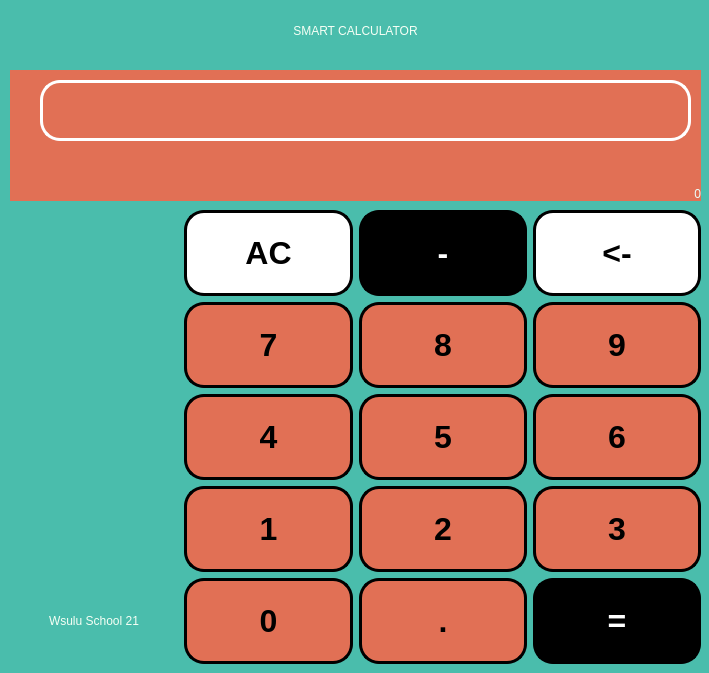
<?xml version="1.0" encoding="UTF-8"?>
<ui version="4.0">
 <class>Chx</class>
 <widget class="QWidget" name="Chx">
  <property name="geometry">
   <rect>
    <x>0</x>
    <y>0</y>
    <width>709</width>
    <height>673</height>
   </rect>
  </property>
  <property name="minimumSize">
   <size>
    <width>709</width>
    <height>673</height>
   </size>
  </property>
  <property name="maximumSize">
   <size>
    <width>709</width>
    <height>673</height>
   </size>
  </property>
  <property name="windowTitle">
   <string>Form</string>
  </property>
  <property name="styleSheet">
   <string notr="true">background-color: #4abdac;</string>
  </property>
  <widget class="QLabel" name="label_4">
   <property name="geometry">
    <rect>
     <x>10</x>
     <y>10</y>
     <width>691</width>
     <height>41</height>
    </rect>
   </property>
   <property name="styleSheet">
    <string notr="true">font: 700 24pt &quot;Copperplate&quot;;
color: rgb(246, 255, 245);</string>
   </property>
   <property name="text">
    <string>SMART CALCULATOR</string>
   </property>
   <property name="alignment">
    <set>Qt::AlignCenter</set>
   </property>
  </widget>
  <widget class="QLabel" name="show">
   <property name="geometry">
    <rect>
     <x>10</x>
     <y>70</y>
     <width>691</width>
     <height>131</height>
    </rect>
   </property>
   <property name="layoutDirection">
    <enum>Qt::LeftToRight</enum>
   </property>
   <property name="autoFillBackground">
    <bool>false</bool>
   </property>
   <property name="styleSheet">
    <string notr="true">color: rgb(236, 255, 251);
font: 700 30pt &quot;Orbitron&quot;;
background: #e17055;</string>
   </property>
   <property name="text">
    <string>0</string>
   </property>
   <property name="alignment">
    <set>Qt::AlignBottom|Qt::AlignRight|Qt::AlignTrailing</set>
   </property>
   <property name="margin">
    <number>0</number>
   </property>
  </widget>
  <widget class="QLineEdit" name="inter">
   <property name="geometry">
    <rect>
     <x>40</x>
     <y>80</y>
     <width>651</width>
     <height>61</height>
    </rect>
   </property>
   <property name="styleSheet">
    <string notr="true">color: rgb(236, 255, 251);
font: 700 35pt &quot;Orbitron&quot;;
   width: 100%;
    height: 80px;
    border-radius: 20px;
    border: 3px solid white;
    font-size: 2rem;
    background: #e17055;</string>
   </property>
   <property name="alignment">
    <set>Qt::AlignRight|Qt::AlignTrailing|Qt::AlignVCenter</set>
   </property>
  </widget>
  <widget class="QWidget" name="layoutWidget">
   <property name="geometry">
    <rect>
     <x>10</x>
     <y>210</y>
     <width>691</width>
     <height>456</height>
    </rect>
   </property>
   <layout class="QGridLayout" name="gridLayout">
    <item row="4" column="0">
     <widget class="QLabel" name="label_2">
      <property name="styleSheet">
       <string notr="true">font: 700 35pt &quot;Copperplate&quot;;
color: rgb(246, 255, 245);</string>
      </property>
      <property name="text">
       <string>Wsulu School 21</string>
      </property>
      <property name="alignment">
       <set>Qt::AlignCenter</set>
      </property>
     </widget>
    </item>
    <item row="2" column="1">
     <widget class="QPushButton" name="pButton_4">
      <property name="font">
       <font>
        <pointsize>24</pointsize>
        <italic>false</italic>
        <bold>true</bold>
        <stylestrategy>PreferAntialias</stylestrategy>
       </font>
      </property>
      <property name="cursor">
       <cursorShape>ArrowCursor</cursorShape>
      </property>
      <property name="mouseTracking">
       <bool>false</bool>
      </property>
      <property name="tabletTracking">
       <bool>false</bool>
      </property>
      <property name="styleSheet">
       <string notr="true">QPushButton {
   width: 100%;
    height: 80px;
    border-radius: 20px;
    border: 3px solid black;
    font-size: 2rem;
    color: black;
    font-family: 'Orbitron', serif;
  background: #e17055;
    
}
QPushButton:pressed {
    background-color: qlineargradient(x1: 0, y1: 0, x2: 0, y2: 1,
                                      stop: 0 #BEBEBE, stop: 1 #D7D7D7);
}</string>
      </property>
      <property name="text">
       <string>4</string>
      </property>
      <property name="shortcut">
       <string notr="true"/>
      </property>
      <property name="checkable">
       <bool>false</bool>
      </property>
      <property name="checked">
       <bool>false</bool>
      </property>
      <property name="autoExclusive">
       <bool>false</bool>
      </property>
      <property name="autoDefault">
       <bool>false</bool>
      </property>
      <property name="default">
       <bool>false</bool>
      </property>
     </widget>
    </item>
    <item row="4" column="1">
     <widget class="QPushButton" name="pButton_0">
      <property name="font">
       <font>
        <pointsize>24</pointsize>
        <italic>false</italic>
        <bold>true</bold>
        <stylestrategy>PreferAntialias</stylestrategy>
       </font>
      </property>
      <property name="cursor">
       <cursorShape>ArrowCursor</cursorShape>
      </property>
      <property name="mouseTracking">
       <bool>false</bool>
      </property>
      <property name="tabletTracking">
       <bool>false</bool>
      </property>
      <property name="styleSheet">
       <string notr="true">QPushButton {
   width: 100%;
    height: 80px;
    border-radius: 20px;
    border: 3px solid black;
    font-size: 2rem;
    color: black;
    font-family: 'Orbitron', serif;
background: #e17055;
    
}
QPushButton:pressed {
    background-color: qlineargradient(x1: 0, y1: 0, x2: 0, y2: 1,
                                      stop: 0 #BEBEBE, stop: 1 #D7D7D7);
}</string>
      </property>
      <property name="text">
       <string>0</string>
      </property>
      <property name="shortcut">
       <string notr="true"/>
      </property>
      <property name="checkable">
       <bool>false</bool>
      </property>
      <property name="checked">
       <bool>false</bool>
      </property>
      <property name="autoExclusive">
       <bool>false</bool>
      </property>
      <property name="autoDefault">
       <bool>false</bool>
      </property>
      <property name="default">
       <bool>false</bool>
      </property>
     </widget>
    </item>
    <item row="2" column="2">
     <widget class="QPushButton" name="pButton_5">
      <property name="font">
       <font>
        <pointsize>24</pointsize>
        <italic>false</italic>
        <bold>true</bold>
        <stylestrategy>PreferAntialias</stylestrategy>
       </font>
      </property>
      <property name="cursor">
       <cursorShape>ArrowCursor</cursorShape>
      </property>
      <property name="mouseTracking">
       <bool>false</bool>
      </property>
      <property name="tabletTracking">
       <bool>false</bool>
      </property>
      <property name="styleSheet">
       <string notr="true">QPushButton {
   width: 100%;
    height: 80px;
    border-radius: 20px;
    border: 3px solid black;
    font-size: 2rem;
    color: black;
    font-family: 'Orbitron', serif;
background: #e17055;
    
}
QPushButton:pressed {
    background-color: qlineargradient(x1: 0, y1: 0, x2: 0, y2: 1,
                                      stop: 0 #BEBEBE, stop: 1 #D7D7D7);
}</string>
      </property>
      <property name="text">
       <string>5</string>
      </property>
      <property name="shortcut">
       <string notr="true"/>
      </property>
      <property name="checkable">
       <bool>false</bool>
      </property>
      <property name="checked">
       <bool>false</bool>
      </property>
      <property name="autoExclusive">
       <bool>false</bool>
      </property>
      <property name="autoDefault">
       <bool>false</bool>
      </property>
      <property name="default">
       <bool>false</bool>
      </property>
     </widget>
    </item>
    <item row="1" column="3">
     <widget class="QPushButton" name="pButton_9">
      <property name="font">
       <font>
        <pointsize>24</pointsize>
        <italic>false</italic>
        <bold>true</bold>
        <stylestrategy>PreferAntialias</stylestrategy>
       </font>
      </property>
      <property name="cursor">
       <cursorShape>ArrowCursor</cursorShape>
      </property>
      <property name="mouseTracking">
       <bool>false</bool>
      </property>
      <property name="tabletTracking">
       <bool>false</bool>
      </property>
      <property name="styleSheet">
       <string notr="true">QPushButton {
   width: 100%;
    height: 80px;
    border-radius: 20px;
    border: 3px solid black;
    font-size: 2rem;
    color: black;
    font-family: 'Orbitron', serif;
background: #e17055;
    
}
QPushButton:pressed {
    background-color: qlineargradient(x1: 0, y1: 0, x2: 0, y2: 1,
                                      stop: 0 #BEBEBE, stop: 1 #D7D7D7);
}</string>
      </property>
      <property name="text">
       <string>9</string>
      </property>
      <property name="shortcut">
       <string notr="true"/>
      </property>
      <property name="checkable">
       <bool>false</bool>
      </property>
      <property name="checked">
       <bool>false</bool>
      </property>
      <property name="autoExclusive">
       <bool>false</bool>
      </property>
      <property name="autoDefault">
       <bool>false</bool>
      </property>
      <property name="default">
       <bool>false</bool>
      </property>
     </widget>
    </item>
    <item row="4" column="3">
     <widget class="QPushButton" name="pButton_equals">
      <property name="font">
       <font>
        <pointsize>24</pointsize>
        <italic>false</italic>
        <bold>true</bold>
        <stylestrategy>PreferAntialias</stylestrategy>
       </font>
      </property>
      <property name="cursor">
       <cursorShape>ArrowCursor</cursorShape>
      </property>
      <property name="mouseTracking">
       <bool>false</bool>
      </property>
      <property name="tabletTracking">
       <bool>false</bool>
      </property>
      <property name="styleSheet">
       <string notr="true">QPushButton {
   width: 100%;
    height: 80px;
    border-radius: 20px;
    border: 3px solid black;
    font-size: 2rem;
    color: white;
    font-family: 'Orbitron', serif;
    background: black;
}
QPushButton:pressed {
    background-color: qlineargradient(x1: 0, y1: 0, x2: 0, y2: 1,
                                      stop: 0 #BEBEBE, stop: 1 #D7D7D7);
}</string>
      </property>
      <property name="text">
       <string>=</string>
      </property>
      <property name="shortcut">
       <string notr="true"/>
      </property>
      <property name="checkable">
       <bool>false</bool>
      </property>
      <property name="checked">
       <bool>false</bool>
      </property>
      <property name="autoExclusive">
       <bool>false</bool>
      </property>
      <property name="autoDefault">
       <bool>false</bool>
      </property>
      <property name="default">
       <bool>false</bool>
      </property>
     </widget>
    </item>
    <item row="0" column="3">
     <widget class="QPushButton" name="pButton_del">
      <property name="font">
       <font>
        <pointsize>24</pointsize>
        <italic>false</italic>
        <bold>true</bold>
        <stylestrategy>PreferAntialias</stylestrategy>
       </font>
      </property>
      <property name="cursor">
       <cursorShape>ArrowCursor</cursorShape>
      </property>
      <property name="mouseTracking">
       <bool>false</bool>
      </property>
      <property name="tabletTracking">
       <bool>false</bool>
      </property>
      <property name="styleSheet">
       <string notr="true">QPushButton {
   width: 100%;
    height: 80px;
    border-radius: 20px;
    border: 3px solid black;
    font-size: 2rem;
    color: black;
    font-family: 'Orbitron', serif;
    background: white;
    
}
QPushButton:pressed {
    background-color: qlineargradient(x1: 0, y1: 0, x2: 0, y2: 1,
                                      stop: 0 #BEBEBE, stop: 1 #D7D7D7);
}</string>
      </property>
      <property name="text">
       <string>&lt;-</string>
      </property>
      <property name="shortcut">
       <string notr="true"/>
      </property>
      <property name="checkable">
       <bool>false</bool>
      </property>
      <property name="checked">
       <bool>false</bool>
      </property>
      <property name="autoExclusive">
       <bool>false</bool>
      </property>
      <property name="autoDefault">
       <bool>false</bool>
      </property>
      <property name="default">
       <bool>false</bool>
      </property>
     </widget>
    </item>
    <item row="1" column="2">
     <widget class="QPushButton" name="pButton_8">
      <property name="font">
       <font>
        <pointsize>24</pointsize>
        <italic>false</italic>
        <bold>true</bold>
        <stylestrategy>PreferAntialias</stylestrategy>
       </font>
      </property>
      <property name="cursor">
       <cursorShape>ArrowCursor</cursorShape>
      </property>
      <property name="mouseTracking">
       <bool>false</bool>
      </property>
      <property name="tabletTracking">
       <bool>false</bool>
      </property>
      <property name="styleSheet">
       <string notr="true">QPushButton {
   width: 100%;
    height: 80px;
    border-radius: 20px;
    border: 3px solid black;
    font-size: 2rem;
    color: black;
    font-family: 'Orbitron', serif;
    background: #e17055;
    
}
QPushButton:pressed {
    background-color: qlineargradient(x1: 0, y1: 0, x2: 0, y2: 1,
                                      stop: 0 #BEBEBE, stop: 1 #D7D7D7);
}</string>
      </property>
      <property name="text">
       <string>8</string>
      </property>
      <property name="shortcut">
       <string notr="true"/>
      </property>
      <property name="checkable">
       <bool>false</bool>
      </property>
      <property name="checked">
       <bool>false</bool>
      </property>
      <property name="autoExclusive">
       <bool>false</bool>
      </property>
      <property name="autoDefault">
       <bool>false</bool>
      </property>
      <property name="default">
       <bool>false</bool>
      </property>
     </widget>
    </item>
    <item row="3" column="3">
     <widget class="QPushButton" name="pButton_3">
      <property name="font">
       <font>
        <pointsize>24</pointsize>
        <italic>false</italic>
        <bold>true</bold>
        <stylestrategy>PreferAntialias</stylestrategy>
       </font>
      </property>
      <property name="cursor">
       <cursorShape>ArrowCursor</cursorShape>
      </property>
      <property name="mouseTracking">
       <bool>false</bool>
      </property>
      <property name="tabletTracking">
       <bool>false</bool>
      </property>
      <property name="styleSheet">
       <string notr="true">QPushButton {
   width: 100%;
    height: 80px;
    border-radius: 20px;
    border: 3px solid black;
    font-size: 2rem;
    color: black;
    font-family: 'Orbitron', serif;
background: #e17055;
    
}
QPushButton:pressed {
    background-color: qlineargradient(x1: 0, y1: 0, x2: 0, y2: 1,
                                      stop: 0 #BEBEBE, stop: 1 #D7D7D7);
}</string>
      </property>
      <property name="text">
       <string>3</string>
      </property>
      <property name="shortcut">
       <string notr="true"/>
      </property>
      <property name="checkable">
       <bool>false</bool>
      </property>
      <property name="checked">
       <bool>false</bool>
      </property>
      <property name="autoExclusive">
       <bool>false</bool>
      </property>
      <property name="autoDefault">
       <bool>false</bool>
      </property>
      <property name="default">
       <bool>false</bool>
      </property>
     </widget>
    </item>
    <item row="3" column="2">
     <widget class="QPushButton" name="pButton_2">
      <property name="font">
       <font>
        <pointsize>24</pointsize>
        <italic>false</italic>
        <bold>true</bold>
        <stylestrategy>PreferAntialias</stylestrategy>
       </font>
      </property>
      <property name="cursor">
       <cursorShape>ArrowCursor</cursorShape>
      </property>
      <property name="mouseTracking">
       <bool>false</bool>
      </property>
      <property name="tabletTracking">
       <bool>false</bool>
      </property>
      <property name="styleSheet">
       <string notr="true">QPushButton {
   width: 100%;
    height: 80px;
    border-radius: 20px;
    border: 3px solid black;
    font-size: 2rem;
    color: black;
    font-family: 'Orbitron', serif;
background: #e17055;
    
}
QPushButton:pressed {
    background-color: qlineargradient(x1: 0, y1: 0, x2: 0, y2: 1,
                                      stop: 0 #BEBEBE, stop: 1 #D7D7D7);
}</string>
      </property>
      <property name="text">
       <string>2</string>
      </property>
      <property name="shortcut">
       <string notr="true"/>
      </property>
      <property name="checkable">
       <bool>false</bool>
      </property>
      <property name="checked">
       <bool>false</bool>
      </property>
      <property name="autoExclusive">
       <bool>false</bool>
      </property>
      <property name="autoDefault">
       <bool>false</bool>
      </property>
      <property name="default">
       <bool>false</bool>
      </property>
     </widget>
    </item>
    <item row="1" column="1">
     <widget class="QPushButton" name="pButton_7">
      <property name="font">
       <font>
        <pointsize>24</pointsize>
        <italic>false</italic>
        <bold>true</bold>
        <stylestrategy>PreferAntialias</stylestrategy>
       </font>
      </property>
      <property name="cursor">
       <cursorShape>ArrowCursor</cursorShape>
      </property>
      <property name="mouseTracking">
       <bool>false</bool>
      </property>
      <property name="tabletTracking">
       <bool>false</bool>
      </property>
      <property name="styleSheet">
       <string notr="true">QPushButton {
   width: 100%;
    height: 80px;
    border-radius: 20px;
    border: 3px solid black;
    font-size: 2rem;
    color: black;
    font-family: 'Orbitron', serif;
    background: #e17055;
    
}
QPushButton:pressed {
    background-color: qlineargradient(x1: 0, y1: 0, x2: 0, y2: 1,
                                      stop: 0 #BEBEBE, stop: 1 #D7D7D7);
}</string>
      </property>
      <property name="text">
       <string>7</string>
      </property>
      <property name="shortcut">
       <string notr="true"/>
      </property>
      <property name="checkable">
       <bool>false</bool>
      </property>
      <property name="checked">
       <bool>false</bool>
      </property>
      <property name="autoExclusive">
       <bool>false</bool>
      </property>
      <property name="autoDefault">
       <bool>false</bool>
      </property>
      <property name="default">
       <bool>false</bool>
      </property>
     </widget>
    </item>
    <item row="4" column="2">
     <widget class="QPushButton" name="pButton_dot">
      <property name="font">
       <font>
        <pointsize>24</pointsize>
        <italic>false</italic>
        <bold>true</bold>
        <stylestrategy>PreferAntialias</stylestrategy>
       </font>
      </property>
      <property name="cursor">
       <cursorShape>ArrowCursor</cursorShape>
      </property>
      <property name="mouseTracking">
       <bool>false</bool>
      </property>
      <property name="tabletTracking">
       <bool>false</bool>
      </property>
      <property name="styleSheet">
       <string notr="true">QPushButton {
   width: 100%;
    height: 80px;
    border-radius: 20px;
    border: 3px solid black;
    font-size: 2rem;
    color: black;
    font-family: 'Orbitron', serif;
background: #e17055;
    
}
QPushButton:pressed {
    background-color: qlineargradient(x1: 0, y1: 0, x2: 0, y2: 1,
                                      stop: 0 #BEBEBE, stop: 1 #D7D7D7);
}</string>
      </property>
      <property name="text">
       <string>.</string>
      </property>
      <property name="shortcut">
       <string notr="true"/>
      </property>
      <property name="checkable">
       <bool>false</bool>
      </property>
      <property name="checked">
       <bool>false</bool>
      </property>
      <property name="autoExclusive">
       <bool>false</bool>
      </property>
      <property name="autoDefault">
       <bool>false</bool>
      </property>
      <property name="default">
       <bool>false</bool>
      </property>
     </widget>
    </item>
    <item row="2" column="3">
     <widget class="QPushButton" name="pButton_6">
      <property name="font">
       <font>
        <pointsize>24</pointsize>
        <italic>false</italic>
        <bold>true</bold>
        <stylestrategy>PreferAntialias</stylestrategy>
       </font>
      </property>
      <property name="cursor">
       <cursorShape>ArrowCursor</cursorShape>
      </property>
      <property name="mouseTracking">
       <bool>false</bool>
      </property>
      <property name="tabletTracking">
       <bool>false</bool>
      </property>
      <property name="styleSheet">
       <string notr="true">QPushButton {
   width: 100%;
    height: 80px;
    border-radius: 20px;
    border: 3px solid black;
    font-size: 2rem;
    color: black;
    font-family: 'Orbitron', serif;
background: #e17055;
    
}
QPushButton:pressed {
    background-color: qlineargradient(x1: 0, y1: 0, x2: 0, y2: 1,
                                      stop: 0 #BEBEBE, stop: 1 #D7D7D7);
}</string>
      </property>
      <property name="text">
       <string>6</string>
      </property>
      <property name="shortcut">
       <string notr="true"/>
      </property>
      <property name="checkable">
       <bool>false</bool>
      </property>
      <property name="checked">
       <bool>false</bool>
      </property>
      <property name="autoExclusive">
       <bool>false</bool>
      </property>
      <property name="autoDefault">
       <bool>false</bool>
      </property>
      <property name="default">
       <bool>false</bool>
      </property>
     </widget>
    </item>
    <item row="3" column="1">
     <widget class="QPushButton" name="pButton_1">
      <property name="font">
       <font>
        <pointsize>24</pointsize>
        <italic>false</italic>
        <bold>true</bold>
        <stylestrategy>PreferAntialias</stylestrategy>
       </font>
      </property>
      <property name="cursor">
       <cursorShape>ArrowCursor</cursorShape>
      </property>
      <property name="mouseTracking">
       <bool>false</bool>
      </property>
      <property name="tabletTracking">
       <bool>false</bool>
      </property>
      <property name="styleSheet">
       <string notr="true">QPushButton {
   width: 100%;
    height: 80px;
    border-radius: 20px;
    border: 3px solid black;
    font-size: 2rem;
    color: black;
    font-family: 'Orbitron', serif;
background: #e17055;
    
}
QPushButton:pressed {
    background-color: qlineargradient(x1: 0, y1: 0, x2: 0, y2: 1,
                                      stop: 0 #BEBEBE, stop: 1 #D7D7D7);
}</string>
      </property>
      <property name="text">
       <string>1</string>
      </property>
      <property name="shortcut">
       <string notr="true"/>
      </property>
      <property name="checkable">
       <bool>false</bool>
      </property>
      <property name="checked">
       <bool>false</bool>
      </property>
      <property name="autoExclusive">
       <bool>false</bool>
      </property>
      <property name="autoDefault">
       <bool>false</bool>
      </property>
      <property name="default">
       <bool>false</bool>
      </property>
     </widget>
    </item>
    <item row="0" column="1">
     <widget class="QPushButton" name="pushpButton_AC">
      <property name="font">
       <font>
        <pointsize>24</pointsize>
        <italic>false</italic>
        <bold>true</bold>
        <stylestrategy>PreferAntialias</stylestrategy>
       </font>
      </property>
      <property name="cursor">
       <cursorShape>ArrowCursor</cursorShape>
      </property>
      <property name="mouseTracking">
       <bool>false</bool>
      </property>
      <property name="tabletTracking">
       <bool>false</bool>
      </property>
      <property name="styleSheet">
       <string notr="true">QPushButton {
   width: 100%;
    height: 80px;
    border-radius: 20px;
    border: 3px solid black;
    font-size: 2rem;
    color: black;
    font-family: 'Orbitron', serif;
    background: white;
    
}
QPushButton:pressed {
    background-color: qlineargradient(x1: 0, y1: 0, x2: 0, y2: 1,
                                      stop: 0 #BEBEBE, stop: 1 #D7D7D7);
}</string>
      </property>
      <property name="text">
       <string>AC</string>
      </property>
      <property name="shortcut">
       <string notr="true"/>
      </property>
      <property name="checkable">
       <bool>false</bool>
      </property>
      <property name="checked">
       <bool>false</bool>
      </property>
      <property name="autoExclusive">
       <bool>false</bool>
      </property>
      <property name="autoDefault">
       <bool>false</bool>
      </property>
      <property name="default">
       <bool>false</bool>
      </property>
     </widget>
    </item>
    <item row="0" column="2">
     <widget class="QPushButton" name="pushButton_minus">
      <property name="font">
       <font>
        <pointsize>24</pointsize>
        <italic>false</italic>
        <bold>true</bold>
        <stylestrategy>PreferAntialias</stylestrategy>
       </font>
      </property>
      <property name="cursor">
       <cursorShape>ArrowCursor</cursorShape>
      </property>
      <property name="mouseTracking">
       <bool>false</bool>
      </property>
      <property name="tabletTracking">
       <bool>false</bool>
      </property>
      <property name="styleSheet">
       <string notr="true">QPushButton {
   width: 100%;
    height: 80px;
    border-radius: 20px;
    border: 3px solid black;
    font-size: 2rem;
    color: white;
    font-family: 'Orbitron', serif;
    background: black;
    
}
QPushButton:pressed {
    background-color: qlineargradient(x1: 0, y1: 0, x2: 0, y2: 1,
                                      stop: 0 #BEBEBE, stop: 1 #D7D7D7);
}</string>
      </property>
      <property name="text">
       <string>-</string>
      </property>
      <property name="shortcut">
       <string notr="true"/>
      </property>
      <property name="checkable">
       <bool>false</bool>
      </property>
      <property name="checked">
       <bool>false</bool>
      </property>
      <property name="autoExclusive">
       <bool>false</bool>
      </property>
      <property name="autoDefault">
       <bool>false</bool>
      </property>
      <property name="default">
       <bool>false</bool>
      </property>
     </widget>
    </item>
   </layout>
  </widget>
 </widget>
 <resources/>
 <connections/>
</ui>
